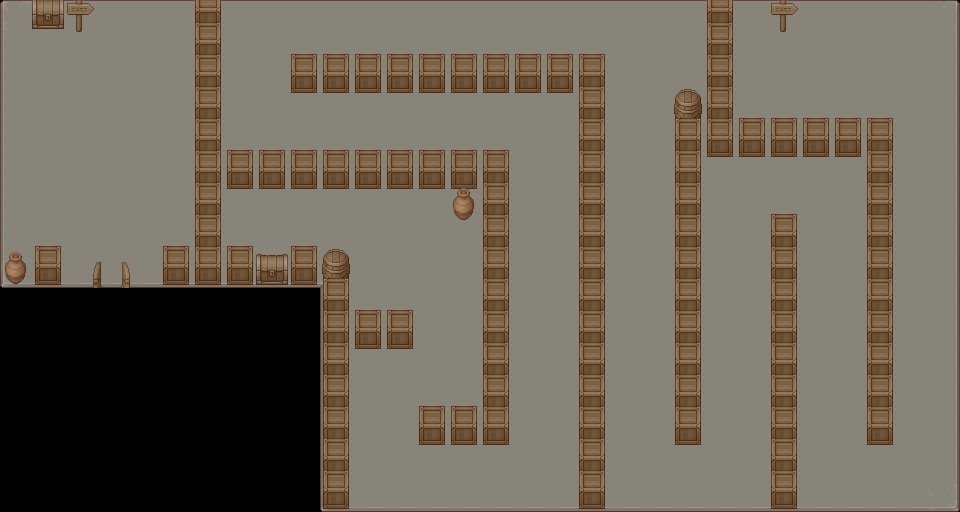

A 2D game scene composited from a Tiled map and its tileset images. What follows is a short description and the map's XML, with each tile layer's data collapsed to a summary:
An orthogonal 30x16 tile map with 32x32 px tiles, 4 tile layers (suelo, colisiones objetos, colisiones cofres, altas objetos), 2 tilesets and 8 objects (spawn_patio_2, salida_patio, salida, spawn, salida_patio_2, ...).

<map version="1.9" tiledversion="1.9.2" orientation="orthogonal" renderorder="right-down" width="30" height="16" tilewidth="32" tileheight="32" infinite="0" nextlayerid="7" nextobjectid="11">
 <tileset firstgid="1" source="TX Tileset Stone Ground.tsx" />
 <tileset firstgid="65" source="TX Props.tsx" />
 <layer id="1" name="suelo" width="30" height="16">
  <data>[480 cells, 410 non-empty, 10 distinct tile ids]</data>
 </layer>
 <layer id="2" name="colisiones objetos" width="30" height="16">
  <data>[480 cells, 106 non-empty, 3 distinct tile ids]</data>
 </layer>
 <layer id="4" name="colisiones cofres" width="30" height="16">
  <data>[480 cells, 2 non-empty, 1 distinct tile ids]</data>
 </layer>
 <layer id="5" name="altas objetos" width="30" height="16">
  <data>[480 cells, 110 non-empty, 8 distinct tile ids]</data>
 </layer>
 <objectgroup id="3" name="objetos">
  <object id="1" name="spawn_patio_2" x="763.087" y="105.658">
   <point />
  </object>
  <object id="2" name="salida_patio" x="86.6939" y="-4.51531" width="76.7603" height="14.449" />
  <object id="3" name="salida" x="58.699" y="255.567" width="104.755" height="29.801" />
  <object id="4" name="spawn" x="112.883" y="228.475">
   <point />
  </object>
  <object id="8" name="salida_patio_2" x="811.401" y="-3.61224" width="80.3725" height="16.2551" />
  <object id="9" name="spawn_patio_1" x="109.27" y="98.4338">
   <point />
  </object>
 </objectgroup>
 <objectgroup id="6" name="cofres">
  <object id="5" name="cofre1" x="16.2551" y="-3.61225" width="60.5052" height="46.9592" />
  <object id="10" name="cofre2" x="245.181" y="229.378" width="60.5052" height="46.9592" />
 </objectgroup>
</map>
